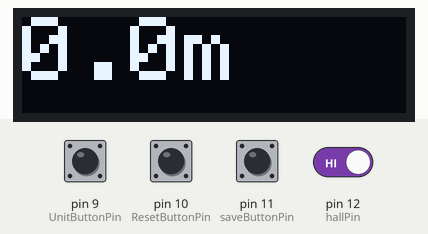
Recording of a sketch running on a simulated Arduino Uno, built with avr-gcc and run on an emulated ATmega328P. Parts: 128×32 one-colour display. The test bench sets the inputs (shaded band); at power-on: pin 12 (hallPin) HIGH, pin 9 (UnitButtonPin), pin 10 (ResetButtonPin), pin 11 (saveButtonPin) LOW.

Above: at 3.2 s.
3.3 s: pin 9 (UnitButtonPin) pulled HIGH for 0.15 s
At 5.7 s:
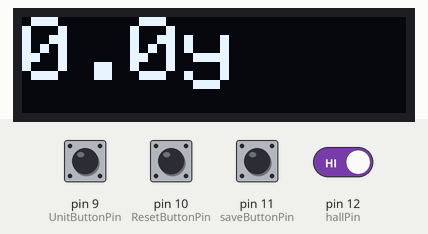
6.0 s: pin 10 (ResetButtonPin) pulled HIGH for 0.15 s
At 7.0 s:
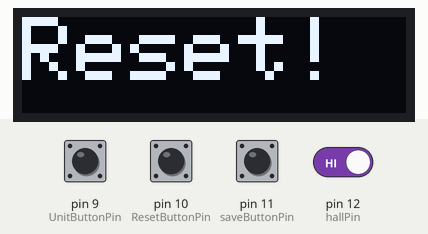
8.7 s: pin 11 (saveButtonPin) pulled HIGH for 0.15 s
At 9.1 s:
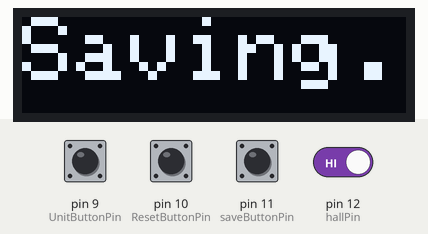
11.7 s: pin 9 (UnitButtonPin) pulled HIGH for 1 s
At 12.6 s:
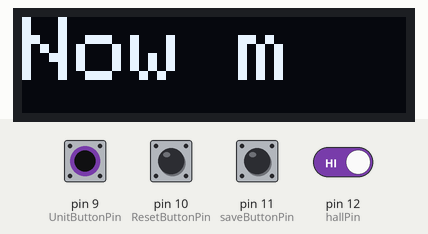
14.4 s: pin 12 (hallPin) driven LOW
At 15.2 s:
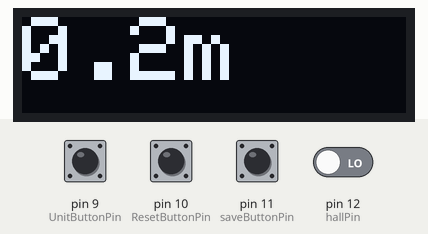
Timing chart, 0 to 16.9 s (numbered marks = the images above; inputs shaded):
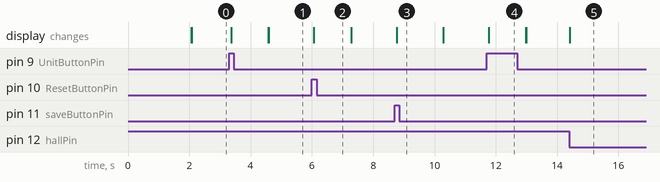

The sketch:

BasicWorking_YM_2018.ino
```cpp
#include <SPI.h>
#include <Wire.h>
#include <Adafruit_GFX.h>
#include <Adafruit_SSD1306.h>
#include <LowPower.h>

#define OLED_RESET 4
Adafruit_SSD1306 display(OLED_RESET);


// constants won't change. They're used here to set pin numbers:
const int hallPin = 12;     // the number of the hall effect sensor pin
const int saveButtonPin = 11; //GREEN
const int ResetButtonPin = 10; //YELLOW
const int UnitButtonPin = 9; //BLACK

// variables will change:
int hallState = 0;          // variable for reading the hall sensor status
int oldhallState = 0;       //to store previous hall-state reading.
int counter = 0;

//save button
int SaveBTNState;             // the current reading from the input pin
int lastSaveBTNState = LOW;   // the previous reading from the input pin

//reset button
int ResetBTNState;
int lastResetBTNState = LOW;

//unit button
int UnitBTNState;
int lastUnitBTNState = LOW;

unsigned long lastDebounceTime = 0;  // the last time the output pin was toggled
unsigned long debounceDelay = 50;    // the debounce time; increase if the output flickers

//unit conversion:
String Unit="m";//initialize units as meters.

//m=y*(m/y)
float m2y=1.09361;//y=m*(y/m)
float y2m=0.9144;//m=y*(m/y)

int circ=20; //circumference of the disk the yarn goes around. In CENTIMETERS.
float YarnLength;//Ylength=counter*circ[umference]/100. in METERS.
float YLDisplay;

boolean ScreenUpdateFlag=1;//start with an inital update.

void setup() {
  Serial.begin(9600);//initialize the Baud-rate for the Serial Monitor.

  //set input pins as inputs
//  pinMode(SaveButtonPin, INPUT);
  pinMode(saveButtonPin, INPUT);
  pinMode(ResetButtonPin, INPUT);
  pinMode(UnitButtonPin, INPUT);
  pinMode(hallPin, INPUT);


//***setup for the screen***
  // by default, we'll generate the high voltage from the 3.3v line internally! (neat!)
  display.begin(SSD1306_SWITCHCAPVCC, 0x3C);  // initialize with the I2C addr 0x3C (for the 128x32)
  // init done

  // Clear the buffer.
  display.clearDisplay();
  display.setTextColor(WHITE);

  display.println("Bootup finished");
  display.display();
  delay(2000);
  display.clearDisplay();
  display.display();

//**for reference**
  //textsize 2 gives ~10 chars across
  //textsize 3 gives 7 chars across **this is a good size for numbers <10k or >10k with no decimals.
  //textsize 4 gives 5 chars across
}


void loop() {
  //check the save button.
  int currentSaveBTNState = digitalRead(saveButtonPin);
  int currentResetBTNState=digitalRead(ResetButtonPin);
  int currentUnitBTNState=digitalRead(UnitButtonPin);


  // If the switch changed, due to noise or pressing:
  if (currentSaveBTNState != lastSaveBTNState) {
    // reset the debouncing timer
    lastDebounceTime = millis();
  }
  if (currentResetBTNState != lastResetBTNState) {
    // reset the debouncing timer
    lastDebounceTime = millis();
  }
  if (currentUnitBTNState!=lastUnitBTNState){
    //reset debounce timer
    lastDebounceTime=millis();
  }


  if ((millis() - lastDebounceTime) > debounceDelay) {
    // whatever the reading is at, it's been there for longer than the debounce
    // delay, so take it as the actual current state:

    // if the button state has changed:
    if (currentSaveBTNState != SaveBTNState) {
      SaveBTNState = currentSaveBTNState;
      if (SaveBTNState == HIGH) {
        //Serial.println("Save!");
        SaveSub();
      }
    }
    if (currentResetBTNState != ResetBTNState) {
      ResetBTNState = currentResetBTNState;
      if (ResetBTNState == HIGH) {
        //Serial.println("Reset!");
        ResetSub();
      }
    }
    if (currentUnitBTNState != UnitBTNState) {
      UnitBTNState = currentUnitBTNState;
      if (UnitBTNState == HIGH) {
        //Serial.println("Switch Units!!");
        UnitSub();
      }
    }
  }

  // read the state of the hall effect sensor:
  hallState = digitalRead(hallPin);

  if (hallState == LOW) {
    if (hallState != oldhallState) {
      counter++;
      //Serial.println(counter);
      ScreenUpdateFlag=1;
    }
    oldhallState = hallState; //set hall state of (t-1)
  }
  else {
    oldhallState = hallState; //set hall state of (t-1)
  }

  YarnLength=float(counter)*float(circ)/100.0;//num revolutions*circumference(cm)/100

  //only update the screen once each revolution.
  if (ScreenUpdateFlag==1){
    UpdateScreen();
    ScreenUpdateFlag=0;
  }


//  lastSaveState = SaveState;
  lastSaveBTNState = currentSaveBTNState;
  lastResetBTNState=currentResetBTNState;
  lastUnitBTNState=currentUnitBTNState;


}//****End of Main****

void UpdateScreen(){
    if (Unit=="m"){
      YLDisplay=YarnLength;//counter*circ/100;//yarn length in meters
    }
    else if (Unit=="y"){
      YLDisplay=YarnLength*m2y;//counter*circ/100*m2y;//yarn length in meters *(y/m) conversion
    }

    String FinalDisplay=YLDisplay+Unit;
    //Serial.println(FinalDisplay);

    display.clearDisplay();

    if (YLDisplay>=10000.0){
      display.setTextSize(2);
    }
    else{
      display.setTextSize(3);
    }

    display.setCursor(0,0);
    display.print(YLDisplay,1);
    display.println(Unit);
    display.display();

}

void ResetSub(void) {
  counter = 0;
  display.clearDisplay();
  display.setTextSize(3);
  display.setCursor(0,0);
  display.println("Reset!");
  display.display();
  delay(1200);

  display.clearDisplay();
  display.setCursor(0,0);
  display.print("0.0");
  display.println(Unit);
  display.display();
}

void SaveSub() {
  //Serial.println("save sequence over heeeeerreee!! yeaahhhh~~");

  display.clearDisplay();
  display.setCursor(0,0);
  display.println("Saving...");
  display.display();
  delay(1500);
  display.clearDisplay();
  display.display();
  /*
  display.setCursor(0,0);
  display.print(YLDisplay,1);
  display.println(Unit);
  display.display();
  */
  UpdateScreen();

}

void UnitSub(){
  if (Unit=="m"){
    Unit="y";
  }
  else {
    Unit="m";
  }
  display.clearDisplay();
  display.setCursor(0,0);
  display.print("Now ");
  display.println(Unit);
  display.display();
  delay(1200);
  display.clearDisplay();
  display.display();

  UpdateScreen();
}
```

Measured:
- after the input at 3.3 s, the display: first changes after 0.07 s (image 1 shows a later state)
- after the input at 6.0 s, the display: changes after 0.06 s (image 2)
- after the input at 8.7 s, the display: changes after 0.06 s (image 3)
- after the input at 11.7 s, the display: changes after 0.06 s (image 4)
- after the input at 14.4 s, the display: changes at once (image 5)
